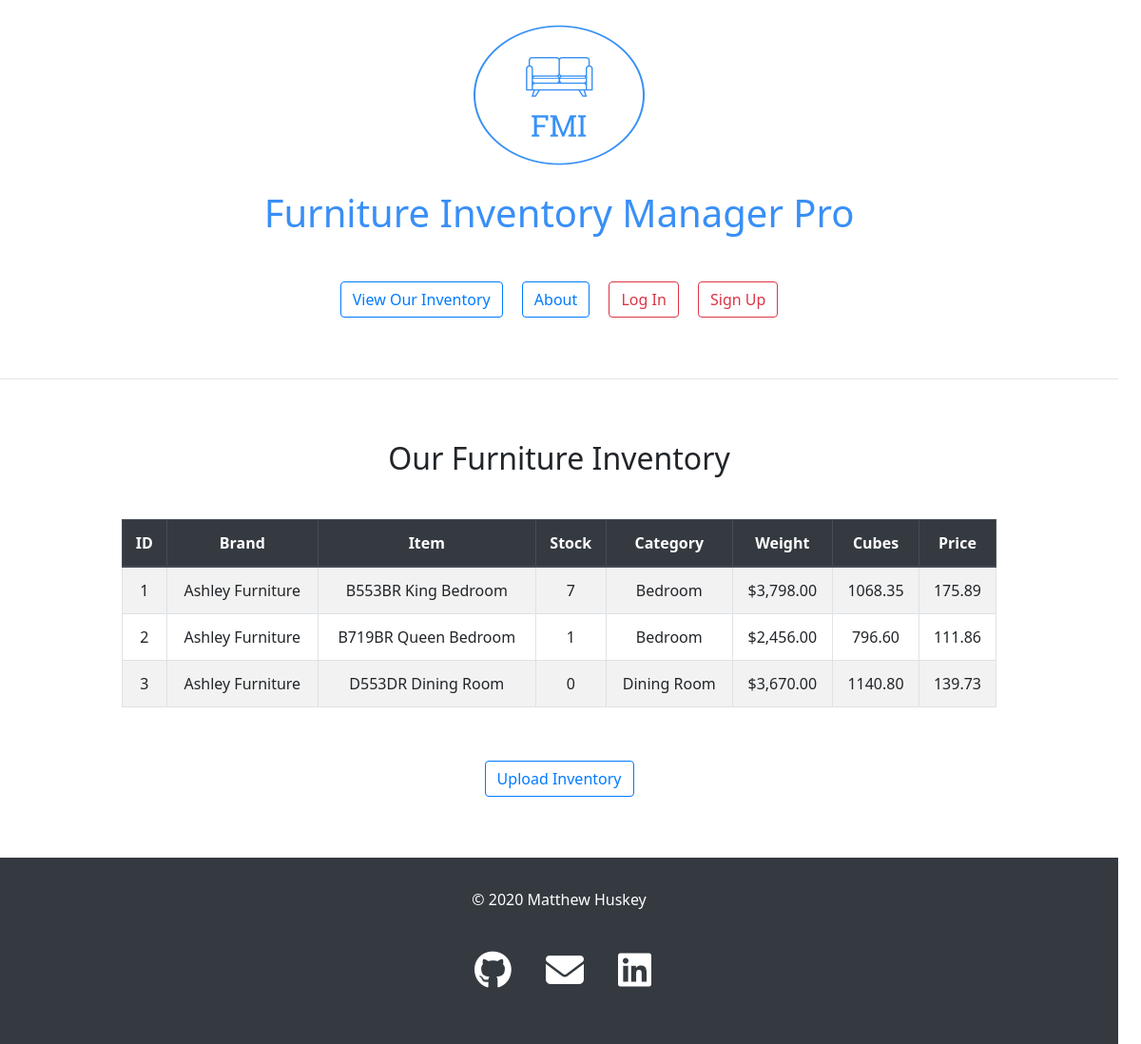
/furniture_inventory.php, run on the app's committed database.
### tables this page shows
CREATE TABLE `furniture` (
  `id` int NOT NULL AUTO_INCREMENT,
  `brand` varchar(255) NOT NULL,
  `item` varchar(255) NOT NULL,
  `stock` int NOT NULL,
  `category` varchar(255) NOT NULL,
  `price` decimal(7,2) NOT NULL,
  `weight_lbs` decimal(7,2) NOT NULL,
  `cubes` decimal(7,2) NOT NULL,
  PRIMARY KEY (`id`)
);

### private/functions.php (called while the page is built, shortened)
<?php
  function url_for($script_path) {
    return WWW_ROOT . $script_path;
  }
  function h($string="") {
    return htmlspecialchars($string);
  }
?>

### private/classes/databaseobject.class.php (called while the page is built, shortened)
<?php
  class DatabaseObject {
    static protected $db;
    static public function set_database($db) {
      self::$db = $db;
    }
    static public function find_by_sql($sql) {
      $result = self::$db->query($sql);
      $object_array = [];
      while ($record = $result->fetch_assoc()) {
        $object_array[] = static::instantiate($record);
      }
      return $object_array;
    }
    static protected function instantiate($record) {
      $object = new static;
      foreach ($record as $property => $value) {
        if(property_exists($object, $property)) {
          $object->$property = $value;
        }
      }
      return $object;
    }
  }
?>

### public/furniture_inventory.php (the view, shortened to what this page needs)
<?php
  $sql  = "SELECT * FROM furniture";
  $furniture = Furniture::find_by_sql($sql);
?>
<?php include(SHARED_PATH . '/public_header.php'); ?>
    <main role="main">
      <section>
        <div class="main-content">
          <div class="container">
            <div class="row">
              <div class="col-sm-10 offset-sm-1 text-center align-middle">
                <h2>Our Furniture Inventory</h2>
              </div>
              <div class="col-sm-10 offset-sm-1 text-center align-middle">
                <table class="table table-striped table-bordered table-hover">
                  <thead class="thead-dark">
                    <tr>
                      <th>ID</th>
                      <th>Brand</th>
                      <th>Item</th>
                      <th>Stock</th>
                      <th>Category</th>
                      <th>Weight</th>
                      <th>Cubes</th>
                      <th>Price</th>
                    </tr>
                  </thead>
                  <?php foreach($furniture as $item) { ?>
                    <tr>
                      <td><?php echo h($item->id); ?></td>
                      <td><?php echo h($item->brand); ?></td>
                      <td><?php echo h($item->item); ?></td>
                      <td><?php echo h($item->stock); ?></td>
                      <td><?php echo h($item->category); ?></td>
                      <td><?php echo h('$' . number_format($item->price, 2)); ?></td>
                      <td><?php echo h($item->weight_lbs); ?></td>
                      <td><?php echo h($item->cubes); ?></td>
                    </tr>
                  <?php } ?>
                </table>
                <br />
                <p>
                  <a href="<?php echo url_for('/staff/furniture/upload.php'); ?>"><button type="button" class="btn btn-outline-primary">Upload Inventory</button></a>
                </p>
              </div>
            </div>
          </div>
        </div>
      </section>
    </main>
<?php include(SHARED_PATH . '/public_footer.php'); ?>

### private/shared/public_header.php (shortened to what this page needs)
<!DOCTYPE html>
<html lang="en">
  <head>
    <link rel="stylesheet" href="https://stackpath.bootstrapcdn.com/bootstrap/4.5.0/css/bootstrap.min.css">
    <link rel="stylesheet" media="all" href="<?php echo url_for('/assets/stylesheets/main.css'); ?>" />
  </head>
  <body>
    <header role="heading" class="text-center">
      <a href="<?php echo url_for('/index.php'); ?>">
        <img class="icon" src="<?php echo url_for('/assets/images/logo.png') ?>" /><br />
        <h1 class="no-decoration">Furniture Inventory Manager Pro</h1>
      </a>
    </header>
    <main role="main">
      <section>
        <div class="main-content">
          <div class="row">
            <div class="col-sm-10 offset-sm-1 text-center align-middle">
              <a href="<?php echo url_for('/furniture_inventory.php'); ?>"><button type="button" class="btn btn-outline-primary">View Our Inventory</button></a>
              <a href="<?php echo url_for('/about.php'); ?>"><button type="button" class="btn btn-outline-primary">About</button></a>
              <a href="<?php echo url_for('/staff/login.php'); ?>"><button type="button" class="btn btn-outline-danger">Log In</button></a>
              <a href="<?php echo url_for('/staff/signup.php'); ?>"><button type="button" class="btn btn-outline-danger">Sign Up</button></a>
            </div>
          </div>
          <hr><br /><br />
        </div>
      </section>
    </main>

### private/shared/public_footer.php (shortened to what this page needs)
    <footer>
      <div class="footer">
        <div class="container">
          <div class="row">
            <div class="col-sm-10 offset-sm-1 text-center">
              <p id="copyright">&copy; <?php echo date('Y'); ?> <a href="https://matthewhuskey.com" target="_blank">Matthew Huskey</a></p>
              <ul class="text-center">
                <li class="footer-list" id="github"><a href="https://github.com/mhuskey" target="_blank"><i class="fab fa-github"></i></a></li>
                <li class="footer-list" id="mail"><a href="mailto:matthewhuskey@me.com"><i class="fas fa-envelope"></i></a></li>
                <li class="footer-list" id="linkedin"><a href="https://www.linkedin.com/in/matthew-huskey-17258716b" target="_blank"><i class="fab fa-linkedin"></i></a></li>
              </ul>
            </div>
          </div>
        </div>
      </div>
    </footer>
  </body>
</html>

### public/assets/stylesheets/main.css (style rules this page uses)
body, html { height: 100%; width: 99%; font-family: "system-ui", sans-serif; }
h1 { margin: 0 0 2rem 0; text-decoration: none; }
h2 { margin: 0 0 .8rem 0; }
button { margin: 1rem .5rem 3rem .5rem; }
a { color: #398FF6; }
table { margin: 2rem 0; }
footer, footer a { padding: 2rem 0; background-color: #343A40; color: #ffffff; }
#copyright { margin-bottom: 2rem; }
.footer-list { display: inline; margin-right: 2rem; font-size: 2.5rem; }
#github a:focus, #github a:hover, #github a:before { color: #800080; }
#mail a:focus, #mail a:hover, #mail a:before { color: #4077B5; }
#linkedin a:focus, #linkedin a:hover, #linkedin a:before { color: #0077B5; }

### data on the page
furniture: id "1", brand "Ashley Furniture", item "B553BR King Bedroom", stock "7", category "Bedroom", price "$3,798.00", weight_lbs "1068.35", cubes "175.89"
furniture: id "2", brand "Ashley Furniture", item "B719BR Queen Bedroom", stock "1", category "Bedroom", price "$2,456.00", weight_lbs "796.60", cubes "111.86"
furniture: id "3", brand "Ashley Furniture", item "D553DR Dining Room", stock "0", category "Dining Room", price "$3,670.00", weight_lbs "1140.80", cubes "139.73"
